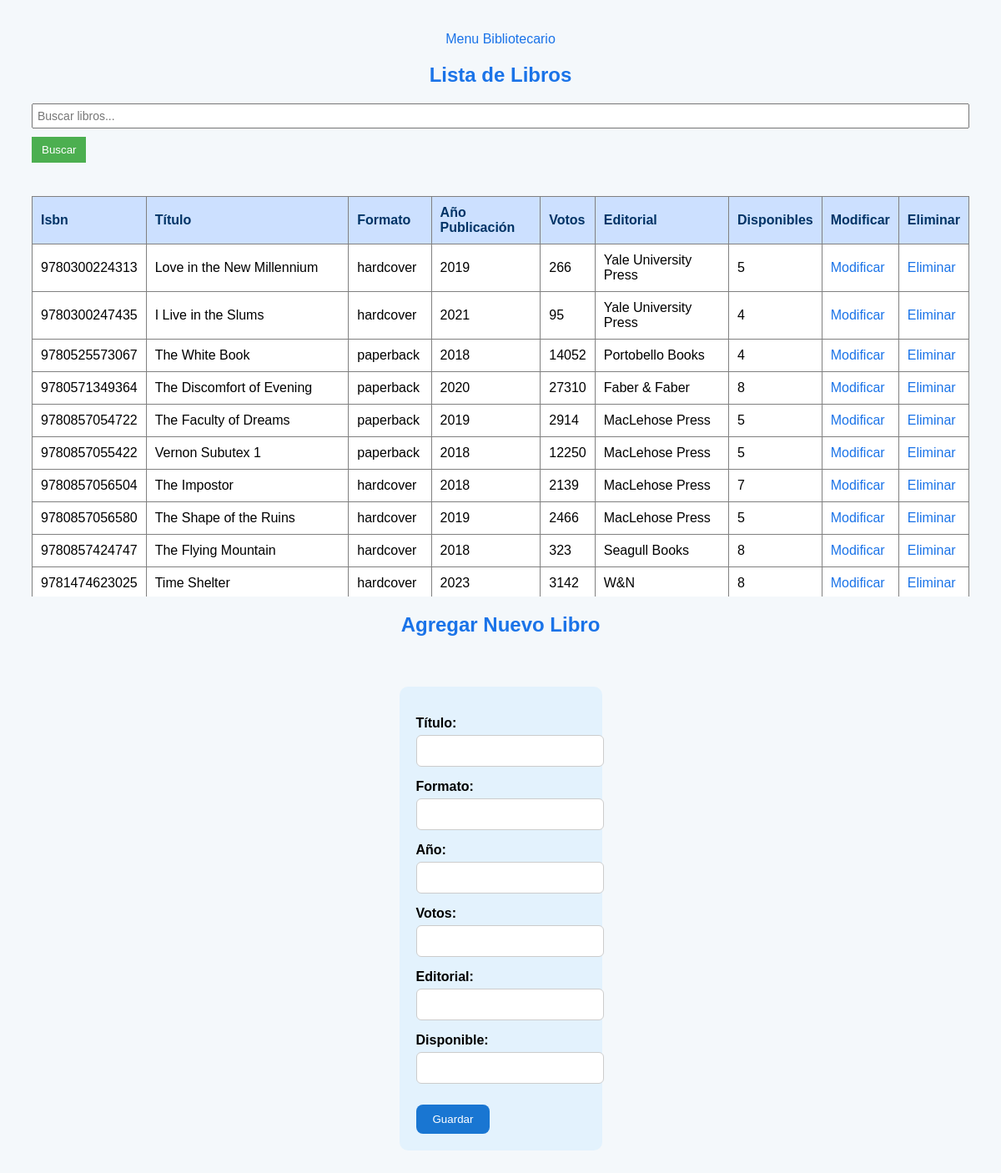
The app's page /libros.php with its own data.
### tables this page shows
CREATE TABLE Tblibro (isbn INTEGER PRIMARY KEY, titulo_libro TEXT NOT NULL, formato_libro TEXT NOT NULL, año_libro INTEGER NOT NULL CHECK (año_libro > 0), votos_libro INTEGER DEFAULT 0 CHECK (votos_libro >= 0), editorial TEXT NOT NULL, disponible INTEGER DEFAULT 1);

### libros.php (the view, shortened to what this page needs)
<?php
include 'conexion.php';
$busqueda = $_GET['buscar'] ?? '';
$sql = "SELECT * FROM Tblibro WHERE
    titulo_libro LIKE :buscar OR
    formato_libro LIKE :buscar OR
    año_libro LIKE :buscar";
$stmt = $conexion->prepare($sql);
$stmt->execute(['buscar' => "%$busqueda%"]);
$libros = $stmt->fetchAll(PDO::FETCH_ASSOC);
?>
<!DOCTYPE html>
<html lang="es">
<head>
    <link rel="stylesheet" href="css/styles_autor.css">
</head>
<body>
<div class="container">
    <div class="butoneria">
        <a href="menu_bibliotecario.php" class="menu-button">Menu Bibliotecario</a>
    </div>
</div>
<div class="container">
    <h2>Lista de Libros</h2>
    <form method="get" action="libros.php">
        <input type="text" name="buscar" placeholder="Buscar libros..." value="<?= htmlspecialchars($busqueda) ?>">
        <button type="submit">Buscar</button>
    </form>
    <div class="tabla-autores">
        <table>
            <thead>
                <tr>
                    <th>Isbn</th>
                    <th>Título</th>
                    <th>Formato</th>
                    <th>Año Publicación</th>
                    <th>Votos</th>
                    <th>Editorial</th>
                    <th>Disponibles</th>
                    <th>Modificar</th>
                    <th>Eliminar</th>
                </tr>
            </thead>
            <tbody>
                <?php if ($libros): ?>
                    <?php foreach ($libros as $libro): ?>
                    <tr>
                        <td><?= htmlspecialchars($libro['isbn']) ?></td>
                        <td><?= htmlspecialchars($libro['titulo_libro']) ?></td>
                        <td><?= htmlspecialchars($libro['formato_libro']) ?></td>
                        <td><?= htmlspecialchars($libro['año_libro']) ?></td>
                        <td><?= htmlspecialchars($libro['votos_libro']) ?></td>
                        <td><?= htmlspecialchars($libro['editorial']) ?></td>
                        <td><?= htmlspecialchars($libro['disponible']) ?></td>
                        <td>
                            <a href="modificar_libro.php?id=<?= urlencode($libro['isbn']) ?>" onclick="return confirm('¿Modificar este libro?')">Modificar</a>
                        </td>
                        <td>
                            <a href="eliminar_libro.php?id=<?= urlencode($libro['isbn']) ?>" onclick="return confirm('¿Eliminar este libro?')">Eliminar</a>
                        </td>
                    </tr>
                    <?php endforeach; ?>
                <?php else: ?>
                    <tr><td colspan="9">No se encontraron libros.</td></tr>
                <?php endif; ?>
            </tbody>
        </table>
    </div>
    <h2>Agregar Nuevo Libro</h2>
    <div class="formulario">
        <form action="guardar_libro.php" method="post">
            <label>Título:
                <input type="text" name="titulo_libro" required>
            </label>
            <label>Formato:
                <input type="text" name="formato_libro" required>
            </label>
            <label>Año:
                <input type="number" name="año_libro" required>
            </label>
            <label>Votos:
                <input type="number" name="votos_libro" required>
            </label>
            <label>Editorial:
                <input type="text" name="editorial" required>
            </label>
            <label>Disponible:
                <input type="number" name="disponible" required>
            </label>
            <button type="submit">Guardar</button>
        </form>
    </div>
</div>
</body>
</html>

### css/styles_autor.css (style rules this page uses)
body { font-family: Arial, sans-serif; background: #f4f8fb; text-align: center; padding: 30px; }
h2 { color: #1a73e8; margin-bottom: 20px; }
.tabla-autores { max-height: 500px; overflow-y: auto; margin-top: 20px; }
table { width: 100%; border-collapse: collapse; margin-top: 10px; background-color: white; }
th, td { padding: 12px; border-bottom: 1px solid #ddd; }
th { background-color: #cce0ff; color: #003366; }
a { text-decoration: none; color: #1a73e8; }
.formulario { margin-top: 40px; background: #e3f2fd; padding: 20px; border-radius: 10px; display: inline-block; text-align: left; }
.formulario input { padding: 10px; margin: 5px 0; width: 100%; border-radius: 6px; border: 1px solid #ccc; }
.formulario button { padding: 10px 20px; background: #1976d2; color: white; border: none; border-radius: 8px; cursor: pointer; margin-top: 10px; }
form { display: flex; flex-direction: column; gap: 10px; margin-top: 15px; }
label { display: flex; flex-direction: column; font-weight: bold; }
input { padding: 5px; font-size: 14px; }
button { width: fit-content; padding: 8px 12px; background-color: #4CAF50; color: white; border: none; cursor: pointer; }
table { margin-top: 20px; width: 100%; border-collapse: collapse; }
table, th, td { border: 1px solid gray; }
th, td { padding: 10px; text-align: left; }

### records on screen
tblibro: isbn "9780300224313", titulo_libro "Love in the New Millennium", formato_libro "hardcover", año_libro "2019", votos_libro "266", editorial "Yale University Press", disponible "5"
tblibro: isbn "9780300247435", titulo_libro "I Live in the Slums", formato_libro "hardcover", año_libro "2021", votos_libro "95", editorial "Yale University Press", disponible "4"
tblibro: isbn "9780525573067", titulo_libro "The White Book", formato_libro "paperback", año_libro "2018", votos_libro "14052", editorial "Portobello Books", disponible "4"
tblibro: isbn "9780571349364", titulo_libro "The Discomfort of Evening", formato_libro "paperback", año_libro "2020", votos_libro "27310", editorial "Faber & Faber", disponible "8"
tblibro: isbn "9780857054722", titulo_libro "The Faculty of Dreams", formato_libro "paperback", año_libro "2019", votos_libro "2914", editorial "MacLehose Press", disponible "5"
tblibro: isbn "9780857055422", titulo_libro "Vernon Subutex 1", formato_libro "paperback", año_libro "2018", votos_libro "12250", editorial "MacLehose Press", disponible "5"
tblibro: isbn "9780857056504", titulo_libro "The Impostor", formato_libro "hardcover", año_libro "2018", votos_libro "2139", editorial "MacLehose Press", disponible "7"
tblibro: isbn "9780857056580", titulo_libro "The Shape of the Ruins", formato_libro "hardcover", año_libro "2019", votos_libro "2466", editorial "MacLehose Press", disponible "5"
tblibro: isbn "9780857424747", titulo_libro "The Flying Mountain", formato_libro "hardcover", año_libro "2018", votos_libro "323", editorial "Seagull Books", disponible "8"
tblibro: isbn "9781474623025", titulo_libro "Time Shelter", formato_libro "hardcover", año_libro "2023", votos_libro "3142", editorial "W&N", disponible "8"
